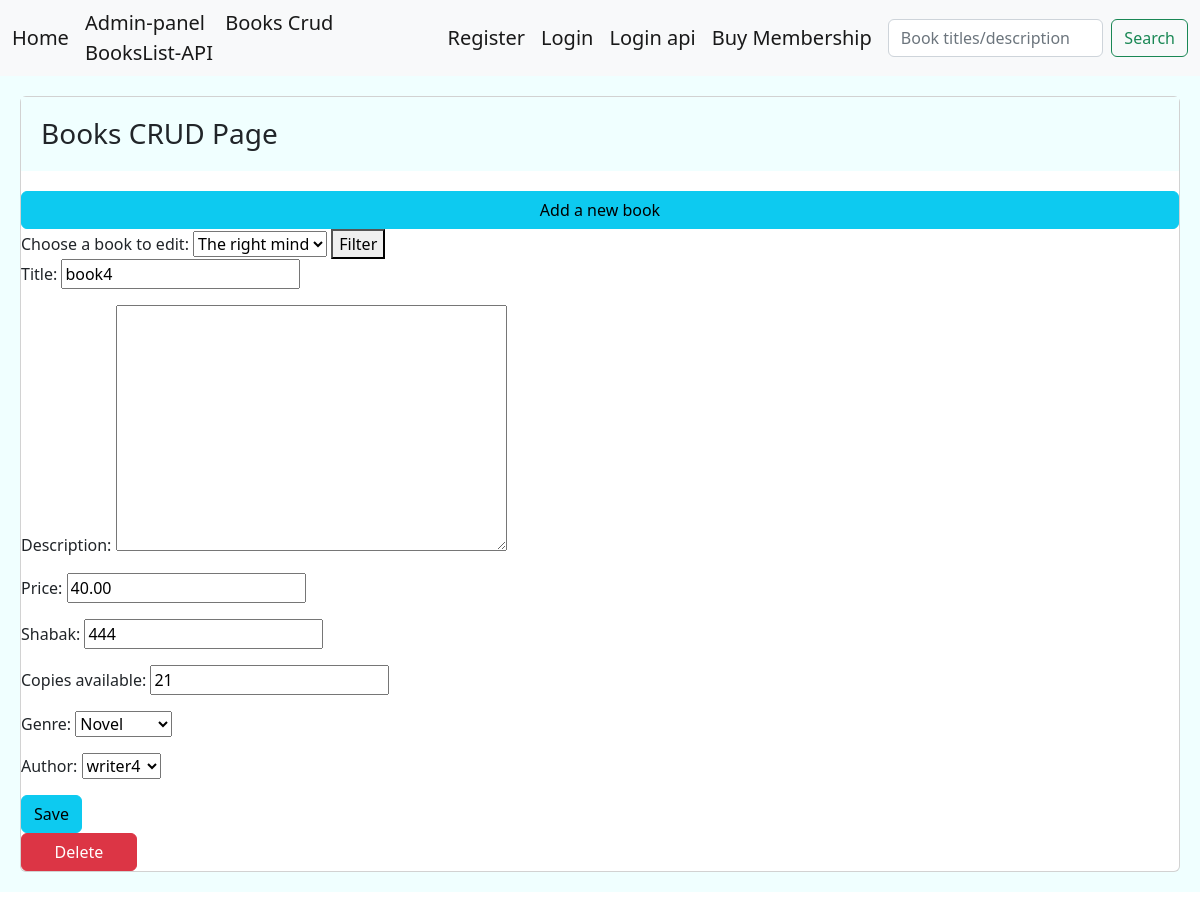
The page /books-crud/7/ on the database as committed earlier.
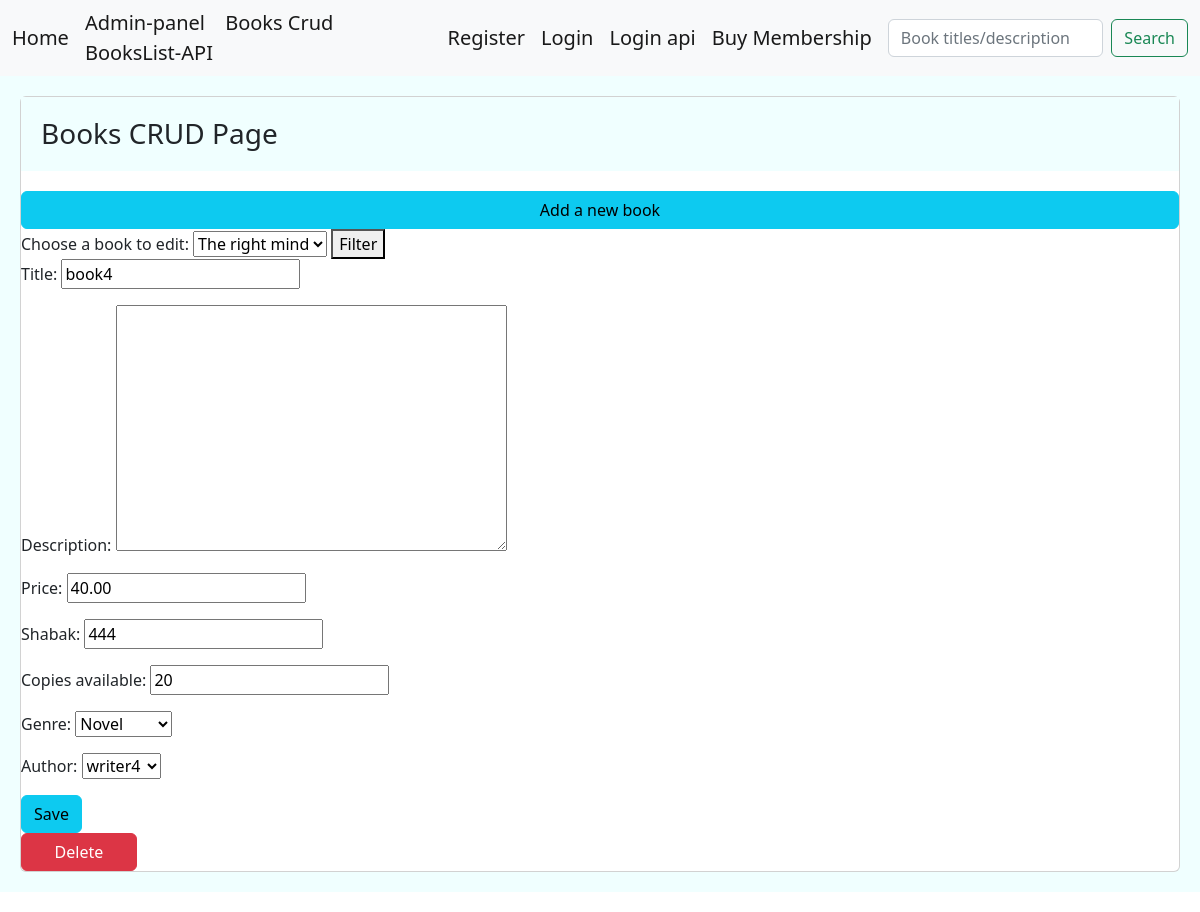
The same page on the database as committed later.
### library/models.py (models this page shows, shortened)
class Books(models.Model):
    title = models.CharField(max_length=100)
    description = models.TextField(null=True)
    price = models.DecimalField(max_digits=6 , decimal_places=2, default=0.00)
    shabak = models.CharField(max_length=150,null=True)
    copies_available = models.PositiveIntegerField(default=4)
    genre = models.ForeignKey('Genre', on_delete=models.SET_NULL, null=True)
    author = models.ForeignKey('Author', on_delete=models.SET_NULL, null=True)

### library/views.py (the view, shortened to what this page needs)
# urls.py: path('books-crud/<int:book_id>/',views.BooksCrud.as_view(), name='bcrud'),
class BooksCrud(View):
    form_class = BooksCrudForm
    template_class = 'library/bcrud.html'
    def get(self,request,book_id):
        books = Books.objects.values('id','title')
        if book_id == 0:
            form = self.form_class
            return render(request,self.template_class,{'form':form,'books':books})
        else:
            instance = get_object_or_404(Books, pk=book_id)
            form = self.form_class(instance=instance)
            return render(request,self.template_class,{'form':form,'books':books})

### library/forms.py
class BooksCrudForm(forms.ModelForm):
    class Meta:
        model = Books
        fields = '__all__'

### library/models.py (called while the page is built)
    def __str__(self):
        return self.genre

    def __str__(self):
        return self.author

### library/templates/library/bcrud.html (shortened to what this page needs)
{% extends 'main.html' %}
{% block content %}
<div class="card">
    <h3 class="card-title jumbotron"> Books CRUD Page</h3> <a href="{% url 'library:bcrud' 0  %}" class="btn btn-info">Add a new book </a>
    <form id="filterForm" method="GET" action="">
        <label for="book_id">Choose a book to edit:</label>
        <select name="book_id" id="bookSelect">
            {% for j in books %}
                <option value="{{ j.id }}">{{ j.title }}</option>
            {% endfor %}
        </select>
        <button type="submit">Filter</button>
    </form>
    <form action="" method="post">
        {{ form.as_p }}
        <input type="submit" value="Save" class="btn btn-info">
    </form>
    {% if form.instance.id != None and form.instance.id != 0 %}
        <a href="{% url 'library:bdelete' form.instance.id %}" class="btn btn-danger" style="width: 10%;">Delete</a>
    {% endif %}
    {% endblock %}

Rows that differ between the two databases and show on the page:
changed Books "book4": copies_available "21" → "20"
